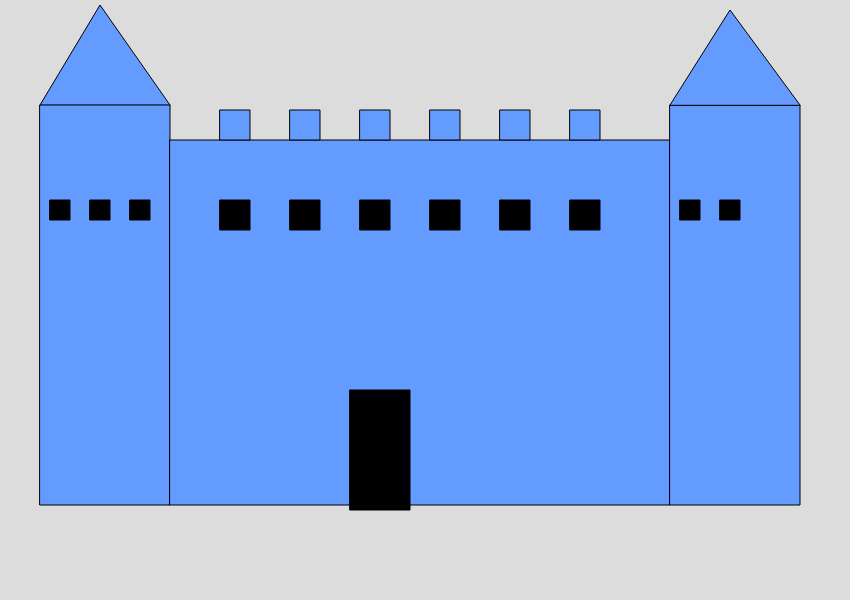
Frame 1 (no input)
Frame 60 (no input): identical to frame 1, image omitted
Frame 120 (the mouse pressed at the canvas centre since frame 60): identical to frame 1, image omitted

The p5.js sketch that drew this single still picture (run headless with seeded random() and noise() and a simulated clock; from frame 60 on, the mouse is pressed at the canvas centre):

// p5.js sketch
// ── sketch.js
function setup() {
  createCanvas(850, 600);
}

function draw() {
  background(220);

    
   fill(100, 155, 255);
    triangle(40, 105, 100, 5, 170, 105);
    rect(40, 105, 130, 400);
    rect(170 ,140,500,365);
    rect(670, 105, 130, 400);
     triangle(670, 105, 730, 10, 800, 105);
    rect(220, 110, 30, 30);
    rect(290, 110, 30, 30);
    rect(360, 110, 30, 30);
    rect(430, 110, 30, 30);
    rect(500, 110, 30, 30);
    rect(570, 110, 30, 30);
  
    
   //window
  fill(0)
  rect(50, 200, 20, 20);
  rect(90, 200, 20, 20);
  rect(130, 200, 20, 20);
  
  rect(220, 200, 30, 30);
  rect(290, 200, 30, 30);
  rect(360, 200, 30, 30);
  rect(430, 200, 30, 30);
  rect(500, 200, 30, 30);
  rect(570, 200, 30, 30); 
  
  rect(680, 200, 20, 20);
  rect(720, 200, 20, 20);
  
  //door
  fill(0);
  rect(350, 390,60,120);
  
 
}
